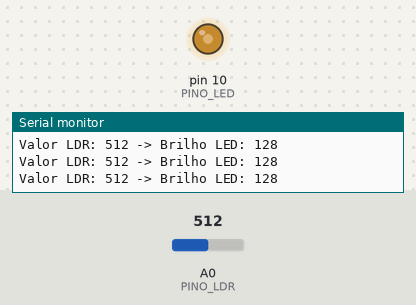
The sketch below on a simulated Arduino Uno, built with avr-gcc and run on an emulated ATmega328P. On the bench: output pins drawn as LEDs (lit = HIGH), the last lines printed to the serial monitor. The inputs (shaded band) are chosen by the test bench; at power-on: A0 (PINO_LDR) = 512.

Above: at 1.2 s.
1.3 s: A0 (PINO_LDR) set to 306
At 2.4 s:
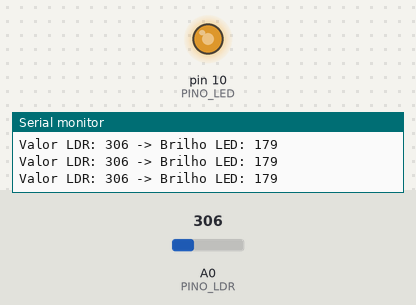
2.8 s: A0 (PINO_LDR) set to 109
At 3.1 s:
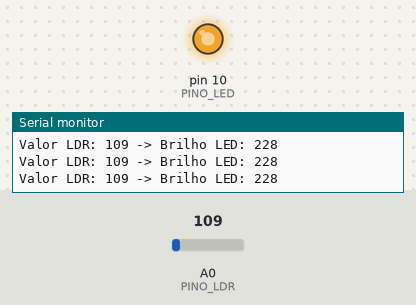
4.3 s: A0 (PINO_LDR) set to 93
At 5.5 s:
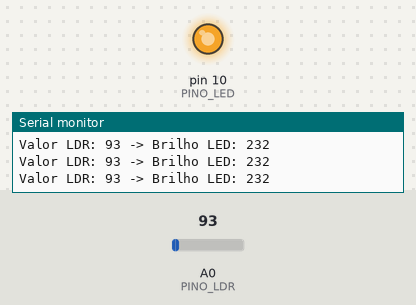
5.8 s: A0 (PINO_LDR) set to 1023
At 6.3 s:
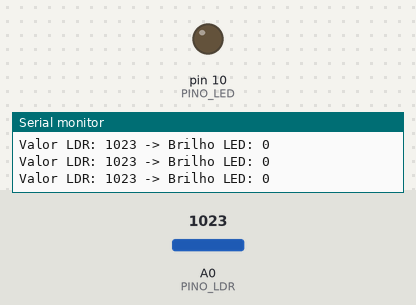
7.3 s: A0 (PINO_LDR) set to 900
At 8.5 s:
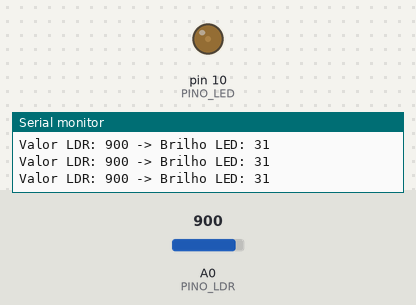
8.8 s: A0 (PINO_LDR) set to 511
At 9.4 s:
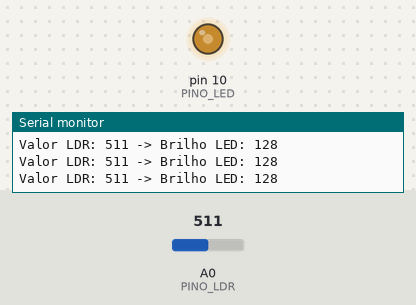
Timing chart, 0 to 11.3 s (numbered marks = the images above; inputs shaded):
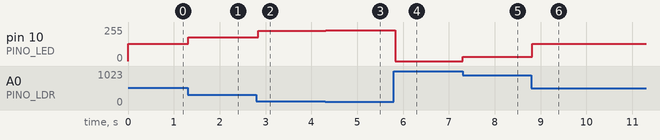

The sketch:

Controle_LED_Luminosidade.ino
```cpp
/*
 * Exemplo: Controle de LED com Sensor de Luz (LDR)
 * Autor: Deividson Luiz Okopnik
 * Placa: Arduino Uno
 *
 * Descrição:
 * Este código lê o valor analógico de um LDR (Sensor de Luz) e usa esse valor para controlar
 * o brilho de um LED (PWM), simulando um dimmer automático.
 *
 * Componentes Necessários:
 * - 1x Arduino Uno
 * - 1x Sensor de Luz (LDR)
 * - 1x Resistor de 10k Ohm (para o divisor de tensão do LDR)
 * - 1x LED (qualquer cor)
 * - 1x Resistor de 220 Ohm (para o LED)
 * - Jumpers
 *
 * Instruções de Ligação (Wiring):
 * 1. Circuito do LDR (Divisor de Tensão):
 *    a. Uma perna do LDR -> Pino 5V do Arduino.
 *    b. A outra perna do LDR -> Pino Analógico A0 do Arduino.
 *    c. A mesma perna do LDR conectada ao A0 -> Resistor de 10k Ohm -> Pino GND do Arduino.
 * 2. Circuito do LED:
 *    a. Ânodo (perna mais longa) do LED -> Resistor de 220 Ohm -> Pino Digital 10 (PWM) do Arduino.
 *    b. Catodo (perna mais curta) do LED -> Pino GND do Arduino.
 *
 * Observações:
 * O valor lido pelo LDR (0 a 1023) é mapeado para o brilho do LED (0 a 255).
 * Em ambientes claros, o valor do LDR é baixo, e o LED acende mais forte.
 * Em ambientes escuros, o valor do LDR é alto, e o LED acende mais fraco (ou vice-versa, dependendo da montagem).
 */

// Definição dos pinos
#define PINO_LDR A0
#define PINO_LED 10 // Deve ser um pino PWM (com ~)

void setup() {
  pinMode(PINO_LED, OUTPUT);
  Serial.begin(9600);
}

void loop() {
  // 1. Lê o valor do LDR (0 a 1023)
  int valorLDR = analogRead(PINO_LDR);

  // 2. Mapeia o valor do LDR (0-1023) para o brilho do LED (0-255)
  // Invertemos o mapeamento para que, quanto mais escuro (valorLDR alto), mais forte o LED acenda.
  // Se quiser o contrário, use: int brilhoLED = map(valorLDR, 0, 1023, 0, 255);
  int brilhoLED = map(valorLDR, 0, 1023, 255, 0);

  // 3. Garante que o valor esteja dentro do limite (0 a 255)
  brilhoLED = constrain(brilhoLED, 0, 255);

  // 4. Controla o brilho do LED
  analogWrite(PINO_LED, brilhoLED);

  // Imprime os valores no Monitor Serial
  Serial.print("Valor LDR: ");
  Serial.print(valorLDR);
  Serial.print(" -> Brilho LED: ");
  Serial.println(brilhoLED);

  delay(50);
}
```

Measured:
- after the input at 1.3 s, pin 10 (PINO_LED): 128/255 → 179/255 at once
- after the input at 2.8 s, pin 10 (PINO_LED): 179/255 → 228/255 at once
- after the input at 4.3 s, pin 10 (PINO_LED): 228/255 → 232/255 at once
- after the input at 5.8 s, pin 10 (PINO_LED): 232/255 → 0/255 at once
- after the input at 7.3 s, pin 10 (PINO_LED): 0/255 → 31/255 at once
- after the input at 8.8 s, pin 10 (PINO_LED): 31/255 → 128/255 at once
